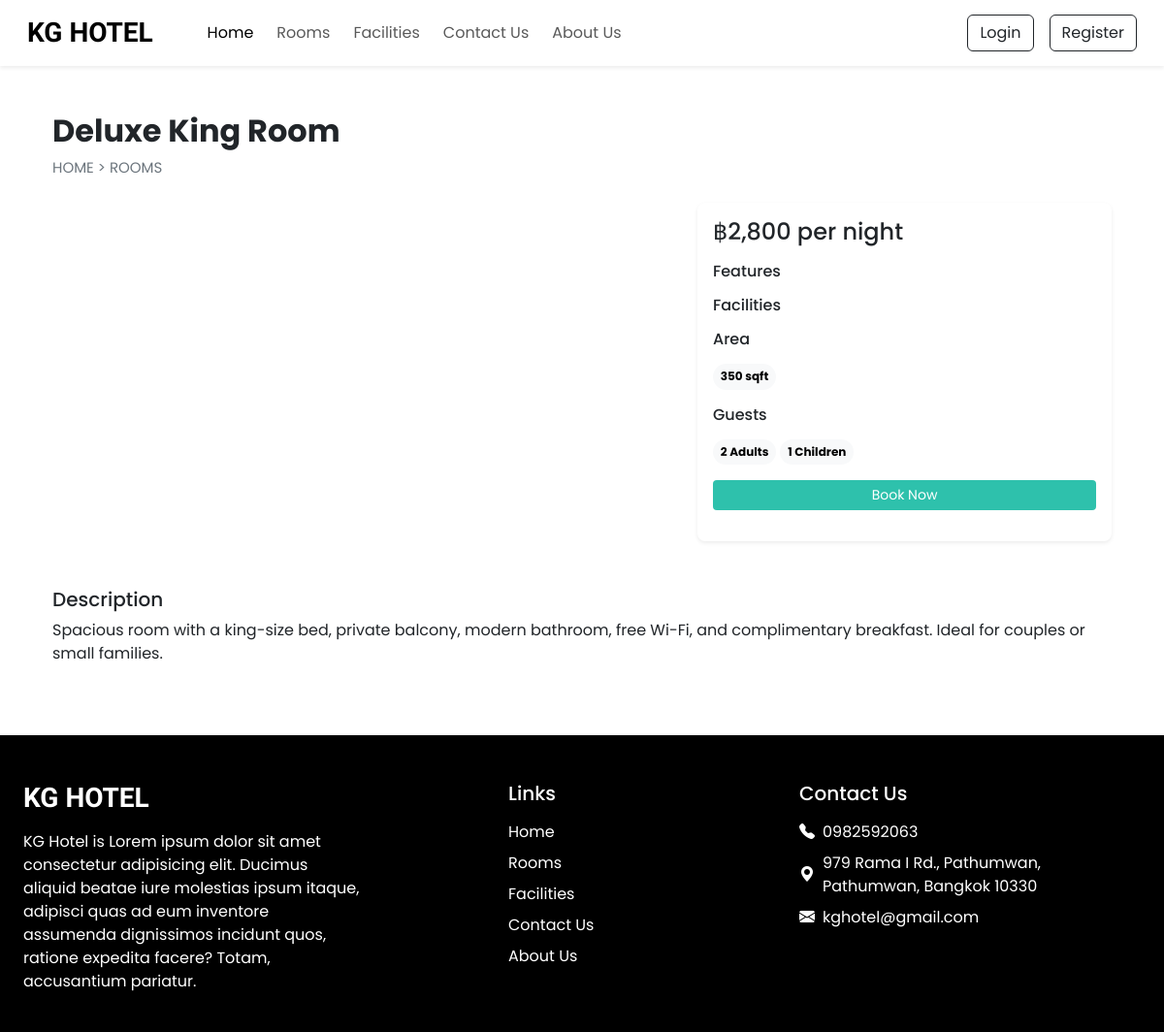
/room_detail.php?id=1, run on the app's committed database.
### tables this page shows
CREATE TABLE `room` (
  `id` int(11) NOT NULL,
  `name` varchar(150) NOT NULL,
  `area` int(11) NOT NULL,
  `price` int(11) NOT NULL,
  `quant` int(11) NOT NULL,
  `adult` int(11) NOT NULL,
  `children` int(11) NOT NULL,
  `description` text NOT NULL,
  `status` int(11) NOT NULL DEFAULT 1
);

CREATE TABLE `setting` (
  `sr_no` int(11) NOT NULL,
  `site_title` varchar(50) NOT NULL,
  `site_about` varchar(255) NOT NULL,
  `shutdown` tinyint(1) NOT NULL
);

CREATE TABLE `contact_details` (
  `sr_no` int(11) NOT NULL,
  `address` varchar(255) NOT NULL,
  `gmap` longtext NOT NULL,
  `pn1` varchar(10) NOT NULL,
  `pn2` varchar(10) NOT NULL,
  `email` varchar(50) NOT NULL
);

### server/class/room.php (called while the page is built, shortened)
<?php
class Room {
    private $conn;
    public function __construct($db) {
        $this->conn = $db;
    }
    public function getRoomById($id) {
        $query = "
            SELECT r.id, r.name, r.area, r.price, r.quant, r.adult, r.children, r.description,
                   rc.cover,
                   GROUP_CONCAT(DISTINCT f.name) AS features,
                   GROUP_CONCAT(DISTINCT fc.name) AS facilities
            FROM room r
            LEFT JOIN room_covers rc ON r.id = rc.id_room
            LEFT JOIN room_features rf ON r.id = rf.id_room
            LEFT JOIN features f ON rf.id_features = f.id
            LEFT JOIN room_facilities rfc ON r.id = rfc.id_room
            LEFT JOIN facilities fc ON rfc.id_facilities = fc.id
            WHERE r.id = :id
        ";
        $stmt = $this->conn->prepare($query);
        $stmt->bindParam(':id', $id, PDO::PARAM_INT);
        $stmt->execute();
        return $stmt->fetch(PDO::FETCH_ASSOC);
    }
}
?>

### server/class/setting.php (called while the page is built)
<?php
class Setting {
    private $conn;
    public function __construct($db) {
        $this->conn = $db;
    }
    public function getSettingInfo() {
        $query = "SELECT * FROM setting WHERE sr_no = 1";
        $stmt = $this->conn->prepare($query);
        $stmt->execute();
        return $stmt->fetch(PDO::FETCH_ASSOC);
    }
}
$database = new Database();
$db = $database->getConnection();
$setting = new Setting($db);
$setting_info = $setting->getSettingInfo();
$site_title = $setting_info['site_title'];
$site_about = $setting_info['site_about'];
$shutdown = $setting_info['shutdown'];
?>

### server/class/contact_detail.php (called while the page is built, shortened)
<?php
class ContactDetail {
    private $conn;
    public function __construct($db) {
        $this->conn = $db;
    }
    public function getContactInfo() {
        $query = "SELECT * FROM contact_details WHERE sr_no = 1";
        $stmt = $this->conn->prepare($query);
        $stmt->execute();
        return $stmt->fetch(PDO::FETCH_ASSOC);
    }
}
$database = new Database();
$db = $database->getConnection();
$contact_detail = new ContactDetail($db);
$contact_info = $contact_detail->getContactInfo();
$address = $contact_info['address'];
$pn1 = $contact_info['pn1'];
$email = $contact_info['email'];
?>

### room_detail.php (the view, shortened to what this page needs)
<?php
require('public/db_config.php');
require('server/class/contact_detail.php');
require('server/class/room.php');
require('server/class/setting.php');
?>
<!doctype html>
<html lang="en">
<head>
    <?php require('public/link.php'); ?>
    <link rel="stylesheet" href="https://cdn.jsdelivr.net/npm/swiper@11/swiper-bundle.min.css">
    <link rel="stylesheet" href="css/style.css">
</head>
<body>
    <?php require('inc/header.php'); ?>
    <?php
    $room_id = $_GET['id'];
    $roomObj = new Room($db);
    $room = $roomObj->getRoomById($room_id);
    ?>
    <div class="container">
        <div class="row">
            <div class="col-12 my-5 mb-4 px-4">
                <h2 class="fw-bold"><?php echo $room['name']; ?></h2>
                <div style="font-size: 15px;">
                    <a href="index.php" class="text-secondary text-decoration-none">HOME</a>
                    <span class="text-secondary"> > </span>
                    <a href="rooms.php" class="text-secondary text-decoration-none">ROOMS</a>
                </div>
            </div>
            <div class="col-lg-7 col-md-12 px-4">
                <div id="roomCarousel" class="carousel slide" data-bs-ride="carousel">
                    <button class="carousel-control-prev" type="button" data-bs-target="#roomCarousel"
                        data-bs-slide="prev">
                        <span class="carousel-control-prev-icon" aria-hidden="true"></span>
                    </button>
                    <button class="carousel-control-next" type="button" data-bs-target="#roomCarousel"
                        data-bs-slide="next">
                        <span class="carousel-control-next-icon" aria-hidden="true"></span>
                    </button>
                </div>
            </div>
            <div class="col-lg-5 col-md-12 px-4">
                <div class="card mb-4 border-0 shadow-sm rounded-3">
                    <div class="card-body">
                        <h4 class="mb-3">฿<?php echo number_format($room['price'], 0); ?> per night</h4>
                        <div class="mb-3">
                            <h6 class="mb-2">Features</h6>
                        </div>
                        <div class="mb-3">
                            <h6 class="mb-2">Facilities</h6>
                        </div>
                        <div class="mb-3">
                            <h6 class="mb-2">Area</h6>
                            <span
                                class="badge rounded-pill text-bg-light text-wrap lh-base mt-2"><?php echo $room['area']; ?>
                                sqft</span>
                        </div>
                        <div class="mb-3">
                            <h6 class="mb-2">Guests</h6>
                            <span
                                class="badge rounded-pill text-bg-light text-wrap lh-base mt-2"><?php echo $room['adult']; ?>
                                Adults</span>
                            <span
                                class="badge rounded-pill text-bg-light text-wrap lh-base mt-2"><?php echo $room['children']; ?>
                                Children</span>
                        </div>
                        <?php if ($shutdown != 1): ?>
                        <?php if (isset($_SESSION['user_id'])): ?>
                        <a href="confirm_booking.php?id=<?php echo $room['id']; ?>"
                            class="btn btn-sm w-100 text-white custom-bg shadow-none mb-3">Book Now</a>
                        <?php else: ?>
                        <button type="button" class="btn btn-sm w-100 text-white custom-bg shadow-none mb-3"
                            data-bs-toggle="modal" data-bs-target="#loginModal">
                            Book Now
                        </button>
                        <?php endif; ?>
                        <?php endif; ?>
                    </div>
                </div>
            </div>
            <div class="col-12 mt-4 px-4">
                <div class="mb-4">
                    <h5>Description</h5>
                    <p><?php echo $room['description']; ?></p>
                </div>
            </div>
        </div>
    </div>
    <?php require('inc/footer.php'); ?>
</body>
</html>

### inc/footer.php
<footer class="container-fluid bg-black text-white mt-5 pt-5">
    <div class="row justify-content-between">
        <div class="col-12 col-md-6 col-lg-4 mb-4 px-4">
            <h3 class="h-font fw-bold fs-3 mb-3"><?= htmlspecialchars($site_title) ?></h3>
            <p><?= nl2br(htmlspecialchars($site_about)) ?></p>
        </div>
        <div class="col-6 col-md-6 col-lg-2 mb-4 px-4">
            <h5 class="mb-3">Links</h5>
            <ul class="list-unstyled">
                <li><a href="index.php" class="text-white text-decoration-none d-block mb-2">Home</a></li>
                <li><a href="rooms.php" class="text-white text-decoration-none d-block mb-2">Rooms</a></li>
                <li><a href="facilities.php" class="text-white text-decoration-none d-block mb-2">Facilities</a></li>
                <li><a href="contact.php" class="text-white text-decoration-none d-block mb-2">Contact Us</a></li>
                <li><a href="about.php" class="text-white text-decoration-none d-block mb-2">About Us</a></li>
            </ul>
        </div>
        <div class="col-12 col-md-6 col-lg-4 mb-4 px-4">
            <h5 class="mb-3">Contact Us</h5>
            <div class="mb-2 d-flex align-items-center">
                <i class="bi bi-telephone-fill me-2"></i>
                <a href="tel:<?= htmlspecialchars($pn1) ?>"
                    class="text-white text-decoration-none"><?= htmlspecialchars($pn1) ?></a>
            </div>
            <div class="mb-2 d-flex align-items-center">
                <i class="bi bi-geo-alt-fill me-2"></i>
                <span><?= htmlspecialchars($address) ?></span>
            </div>
            <div class="mb-2 d-flex align-items-center">
                <i class="bi bi-envelope-fill me-2"></i>
                <a href="mailto:<?= htmlspecialchars($email) ?>"
                    class="text-white text-decoration-none"><?= htmlspecialchars($email) ?></a>
            </div>
        </div>
    </div>
</footer>

### css/style.css (style rules this page uses)
:root { --teal: #2ec1ac; --tealHover: #279e8c; }
* { font-family: "Poppins", sans-serif; }
.h-font { font-family: "Merienda", cursive; }
.custom-bg { background-color: var(--teal); }

### data on the page
room: name "Deluxe King Room", price "2,800", area "350", adult "2", children "1", description "Spacious room with a king-size bed, private balcony, modern bathroom, free Wi-Fi, and complimentary breakfast. Ideal for couples or small families."
setting: site_title "KG HOTEL", site_about "KG Hotel is Lorem ipsum dolor sit amet consectetur adipisicing elit. Ducimus aliquid beatae iure molestias ipsum itaque, adipisci quas ad eum inventore assumenda dignissimos incidunt quos, ratione expedita facere? Totam, accusantium pariatur."
contact_details: pn1 "0982592063", address "979 Rama I Rd., Pathumwan, Pathumwan, Bangkok 10330", email "kghotel@gmail.com"
